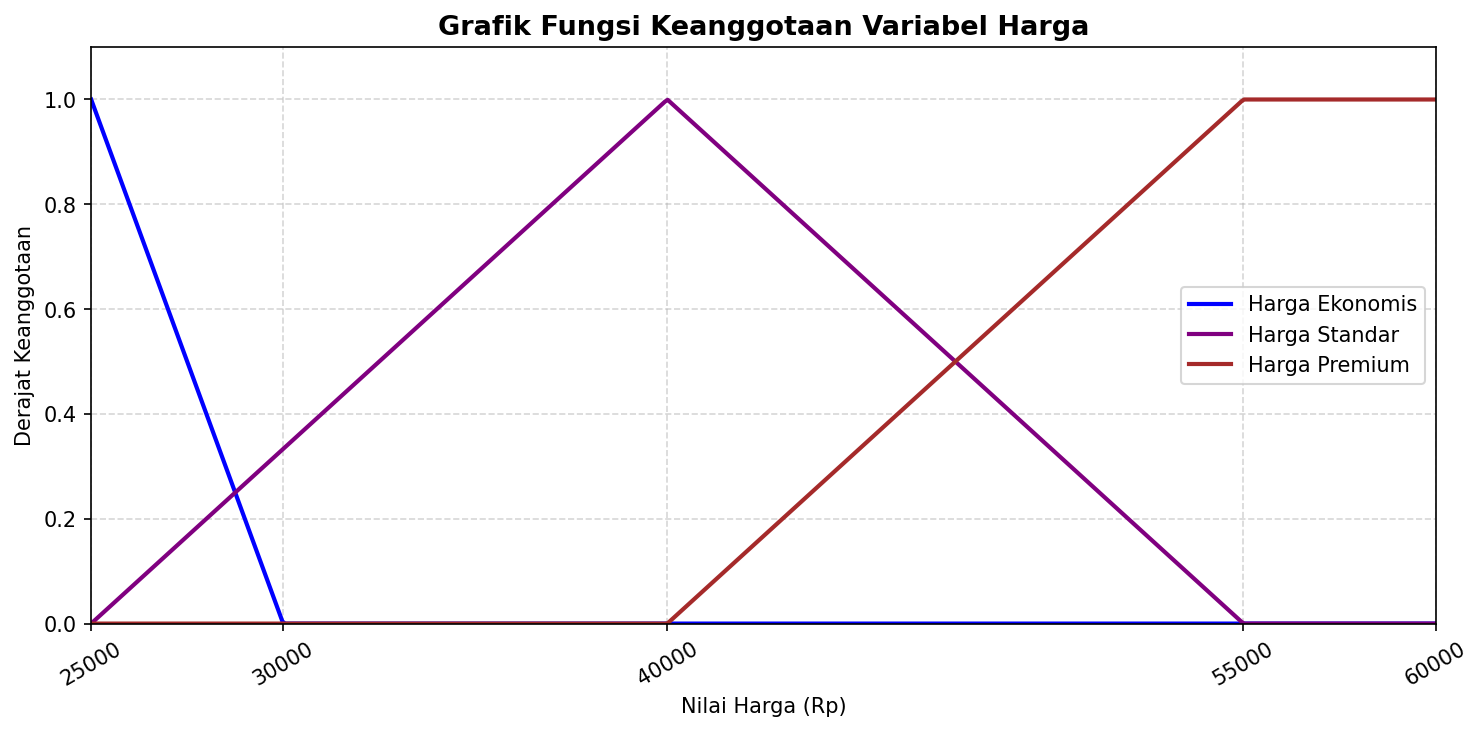

Recreate this plot in Python.
import os
os.chdir(os.path.dirname(os.path.abspath(__file__)))

import matplotlib.pyplot as plt
import numpy as np

# ── Fungsi keanggotaan harga ───────────────────────────────────────────
def harga_ekonomis(x):
    if x <= 25000:  return 1
    elif x < 30000: return (30000 - x) / 5000
    else:           return 0

def harga_standar(x):
    if x <= 25000:   return 0
    elif x < 40000:  return (x - 25000) / 15000
    elif x < 55000:  return (55000 - x) / 15000
    else:            return 0

def harga_premium(x):
    if x <= 40000:  return 0
    elif x < 55000: return (x - 40000) / 15000
    else:           return 1

# ── Grafik Variabel Harga ──────────────────────────────────────────────
fig, ax = plt.subplots(figsize=(10, 5))

x_harga    = np.linspace(25000, 60000, 500)
y_ekonomis = [harga_ekonomis(x) for x in x_harga]
y_standar  = [harga_standar(x)  for x in x_harga]
y_premium  = [harga_premium(x)  for x in x_harga]

ax.plot(x_harga, y_ekonomis, label='Harga Ekonomis', color='blue',   linewidth=2)
ax.plot(x_harga, y_standar,  label='Harga Standar',  color='purple', linewidth=2)
ax.plot(x_harga, y_premium,  label='Harga Premium',  color='brown',  linewidth=2)
ax.set_title('Grafik Fungsi Keanggotaan Variabel Harga', fontsize=13, fontweight='bold')
ax.set_xlabel('Nilai Harga (Rp)')
ax.set_ylabel('Derajat Keanggotaan')
ax.set_xlim(25000, 60000)
ax.set_ylim(0, 1.1)
ax.legend()
ax.grid(True, linestyle='--', alpha=0.5)
ax.set_xticks([25000, 30000, 40000, 55000, 60000])
ax.tick_params(axis='x', rotation=30)

plt.tight_layout()
plt.savefig('grafik_harga.png', dpi=150, bbox_inches='tight')
plt.show()
print("Grafik harga disimpan sebagai grafik_harga.png")
